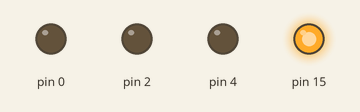
Simulated run of this sketch. Board: Arduino Uno, built with avr-gcc and run on an emulated ATmega328P. Shown: output pins drawn as LEDs (lit = HIGH).

Above: at 0.05 s.
At 0.45 s:
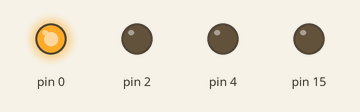
At 0.85 s:
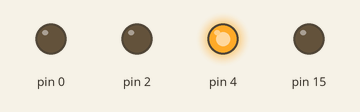
At 1.85 s:
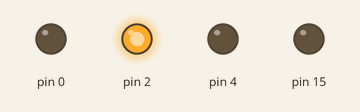
At 3.55 s:
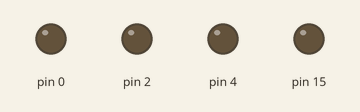
Timing chart, 0 to 3.9 s (numbered marks = the images above):
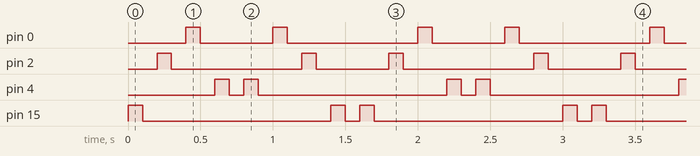

Measured:
- by itself, pin 0: repeats every 1.6 s: LOW 0.50 s, HIGH 0.10 s, LOW 0.90 s, HIGH 0.10 s
- by itself, pin 2: repeats every 1.6 s: LOW 0.90 s, HIGH 0.10 s, LOW 0.50 s, HIGH 0.10 s
- by itself, pin 4: repeats every 1.6 s: LOW 0.10 s, HIGH 0.10 s, LOW 1.3 s, HIGH 0.10 s
- by itself, pin 15: repeats every 1.6 s: LOW 1.3 s, HIGH 0.10 s, LOW 0.10 s, HIGH 0.10 s

The sketch:

03_fullstep.ino
```cpp
void setup() {
  // put your setup code here, to run once:
  pinMode(15, OUTPUT);
  pinMode(2, OUTPUT);
  pinMode(0, OUTPUT);
  pinMode(4, OUTPUT);
}

void loop() {
  // put your main code here, to run repeatedly:
  //kanan
  digitalWrite(15,HIGH);  delay(100);
  digitalWrite(15,LOW);  delay(100);
  digitalWrite(2,HIGH);  delay(100);
  digitalWrite(2,LOW);  delay(100);
  digitalWrite(0,HIGH);  delay(100);
  digitalWrite(0,LOW);  delay(100);
  digitalWrite(4,HIGH);  delay(100);
  digitalWrite(4,LOW);  delay(100);
  digitalWrite(4,HIGH);  delay(100);
  digitalWrite(4,LOW);  delay(100);
  digitalWrite(0,HIGH);  delay(100);
  digitalWrite(0,LOW);  delay(100);
  digitalWrite(2,HIGH);  delay(100);
  digitalWrite(2,LOW);  delay(100);
  digitalWrite(15,HIGH);  delay(100);
  digitalWrite(15,LOW);  delay(100);

  //kiri

}
```
